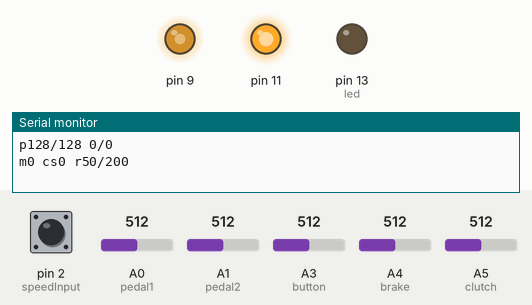
The sketch below on a simulated Arduino Uno, built with avr-gcc and run on an emulated ATmega328P. Shown: output pins drawn as LEDs (lit = HIGH), the last lines printed to the serial monitor. Inputs (shaded band) come from the test bench; at power-on: A0 (pedal1) = 512, A3 (button) = 512, pin 2 (speedInput) HIGH, A1 (pedal2) = 512, A4 (brake) = 512, A5 (clutch) = 512.

Above: at 1.2 s.
1.3 s: A0 (pedal1) set to 716
At 2.5 s:
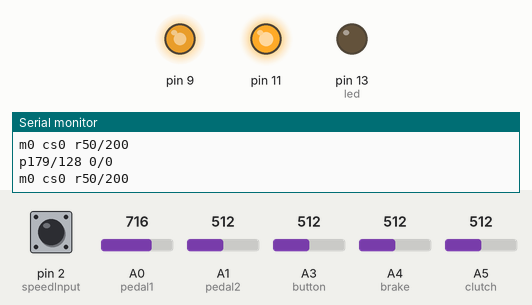
2.8 s: A3 (button) set to 105
5.0 s: A3 (button) set to 88
At 7.2 s:
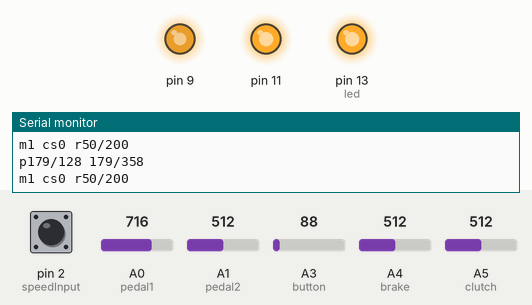
7.5 s: A0 (pedal1) set to 306
At 7.9 s:
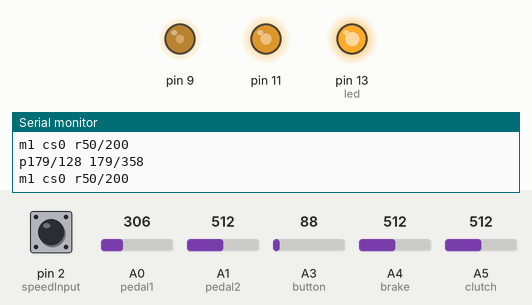
10.5 s: pin 2 (speedInput) pulled LOW for 0.15 s
13.6 s: A0 (pedal1) set to 190
At 14.4 s:
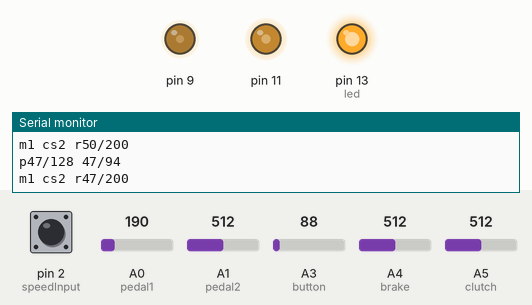
Timing chart, 0 to 16.6 s (numbered marks = the images above; inputs shaded):
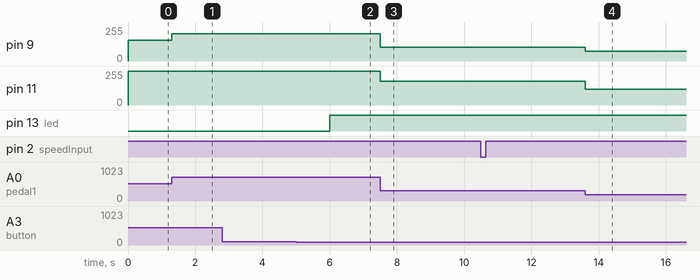

The sketch:

nolcd.ino
```cpp
 #include <PID_v1.h>

#define speedInput 2

#define led 13

#define PWM1 9
#define PWM2 11

#define pedal1 A0
#define pedal2 A1
#define button A3
#define brake A4
#define clutch A5

#define correction1 26
#define correction2 25

//sensors values
int pedal1Val;
int pedal1MinVal = 50;
int pedal1MaxVal = 200;
int pedal2Val;
int cruise1Val;
int cruise2Val;

int deviceButtonVal;
byte clutchVal;
byte brakeVal;

//speeds
unsigned long keepSpeed = 0;
unsigned long lastStoredSpeed = 0;

volatile unsigned long currentSpeed = 0;
volatile unsigned long prevMicroTime = 0;

double Setpoint, Input, Output;

byte mode; //0 - bypass, 1 - cruise

//buttons reading vars
int prevReadMode = 0;
unsigned long prevReadModeTime;

//manual speed measuring
volatile int prevSpeedState = 0;
volatile unsigned long manuallyReadSpeed;

int timeslice = 500;
double Ku = 25; //
double Tu = 900; //1.5

//before soldering: 45 750 - fast and fluctuating,
//55 600 - fast and very agressive
//35 900 - smoother then above
// 500 / 25 / 900 works perfectly

int speedReadPeriod = 500;
volatile unsigned long prevReadTime = 0;
volatile unsigned long curReadTime = 0;
volatile unsigned long speedImps = 0;

volatile float pedal21coefficient = 250/125;

//Ziegler-Nichols method modified
PID myPID(
  &Input,
  &Output,
  &Setpoint,                                       //   1.3 1.3      4.5 20    45 200   90 400         45 600
  0.25 * Ku,               //proportional               0.325        1.125     smooth   slow           best
  0.001 * Tu         ,      //integral 0.001 .. 0.01    0.0013       0.02               fluctuations   so far
  0, 125 * Tu,            //differential                0.1625       2.5                               increase tu mb
  DIRECT
);
/*
// http://www.mstarlabs.com/control/znrule.html
// try diff pi / pd = 1 / 100 and pp = 1/5pd

worked acceptable with:
  0.6 * Ku,               //proportional             0.78
  0.6 * Ku * 3 / Tu,      //integral 0.6 * * 2 /    1.17
  Ku * Tu / 70,           //differential    0.037

double Tu = 2; //1.5
double Ku = 1.3; // 1
overshot means reduce proportional and reduce integral. laziness means increase both. dif should be 2.5 prop.
*/

void setup() {
  pinMode(A0, INPUT);
  pinMode(A1, INPUT);
  pinMode(A4, INPUT);
  pinMode(A5, INPUT);
  pinMode(A2, INPUT);
  pinMode(A3, INPUT);

  // PWM setup https://alexgyver.ru/lessons/pwm-overclock/

  // pins D9 and D10 - 62.5 kHz
  // TCCR1A = 0b00000001;  // 8bit
  // TCCR1B = 0b00001001;  // x1 fast pwm

  // pins D3 and D11 - 62.5 kHz
  // TCCR2B = 0b00000001;  // x1
  // TCCR2A = 0b00000011;  // fast pwm

  // pins D9 and D10 - 31.4 kHz
  TCCR1A = 0b00000001;  // 8bit
  TCCR1B = 0b00000001;  // x1 phase correct

  // pins D3 and D11 - 31.4 kHz
  TCCR2B = 0b00000001;  // x1
  TCCR2A = 0b00000001;  // phase correct

  pedalWrite(PWM1, 36); //36
  pedalWrite(PWM2, 18); //18

  mode = 0;
  //pedalRead();
  //pwmWrite();
  pinMode(speedInput, INPUT_PULLUP); //INPUT or INPUT_PULLUP
  pinMode(led, OUTPUT);
  digitalWrite(led, HIGH);
  //attachInterrupt(digitalPinToInterrupt(speedInput), measureSpeed, FALLING);
  myPID.SetSampleTime(timeslice);

  Serial.begin(230400);
}

void measureSpeed() {
  currentSpeed = micros() - prevMicroTime;
  prevMicroTime = micros();
}

unsigned long debugPrevTime = 0;
void debugOut() {
  if (micros() - debugPrevTime < 1000000) {
    return ;
  }
  debugPrevTime = micros();
  Serial.println("p" + String(pedal1Val) + "/" + String(pedal2Val) + " " + String(cruise1Val) + "/" + String(cruise2Val) + "         ");
  Serial.println("m" + String(mode) + " cs" + String(currentSpeed) + " r" + String(pedal1MinVal) + "/" + String(pedal1MaxVal) + "         ");
}

void pedalRead() {
  pedal1Val = analogRead(pedal1) / 4;
  pedal2Val = analogRead(pedal2) / 4;
  if (pedal1Val < pedal1MinVal && pedal1Val > 3) {
    pedal1MinVal = pedal1Val;
  }
  if (pedal1Val > pedal1MaxVal) {
    pedal1MaxVal = pedal1Val;
  }
}

void pwmWrite() {
  float cruise2tmp, pedal2tmp;
  //pedal2coefficient = float(cruise1Val) * float(pedal2Val + 1) / float(pedal1Val + 1); //+1 to avoid dividing by zero
  pedal2tmp = float(pedal1Val * pedal21coefficient);
  cruise2tmp = cruise1Val * pedal21coefficient;
  switch (mode) {
    case 1:
      cruise2Val = (int) cruise2tmp;
      if (cruise1Val > pedal1Val) {  //&& cruise2Val > pedal2Val
        pedalWrite(PWM1, cruise1Val);
        pedalWrite(PWM2, cruise2Val);
      } else {
        pedalWrite(PWM1, pedal1Val);
        pedalWrite(PWM2, (int) pedal2tmp); //pedal2Val
        Output = (double) pedal1Val;
      }
      break;
    case 0:
    default:
      pedalWrite(PWM1, pedal1Val);
      pedalWrite(PWM2, (int) pedal2tmp); //pedal2Val
      break;
  }
}

void querySwitches() {
  clutchVal = analogRead(clutch) / 4;
  brakeVal = analogRead(brake) / 4;
  if (
    clutchVal > 50 ||
    brakeVal > 50
  ) {
    mode = 0;
  }
}

void manualSpeedRead() {
  int currentState;
  currentState = digitalRead(speedInput);
  if (prevSpeedState == 0 && currentState == 1) {
    curReadTime = millis();
    speedImps ++;
    if (curReadTime - prevReadTime > speedReadPeriod) {
      prevReadTime = curReadTime;
      manuallyReadSpeed = speedImps;
      speedImps = 0;
    }
  }
  prevSpeedState = currentState;
}


void cruiseButtonsRead() {
  int val;
  int currentReadMode;
  unsigned long currentReadModeTime;
  unsigned long delta;
  bool longPress;
  bool tooShort;
  val = analogRead(button);
  currentReadModeTime = millis();
  currentReadMode = 0;
  if (val < 100) {
    currentReadMode = 1;
  } else if (val < 500) {
    //you can add your buttons here
  }

  longPress = (currentReadModeTime - prevReadModeTime > 1000) ? true : false;
  tooShort = (currentReadModeTime - prevReadModeTime < 50) ? true : false;

  if ((currentReadMode == 0 && prevReadMode == 1  || currentReadMode == 1 && longPress) && !tooShort) {
    if (longPress) {
      keepSpeed = lastStoredSpeed;
      mode = 1;
      cruise1Val = pedal1Val;
      Output = (double) pedal1Val;
    } else {
      if (mode > 0) {
        mode = 0;
      } else {
        lastStoredSpeed = currentSpeed;
        keepSpeed = lastStoredSpeed;
        mode  = 1;
        cruise1Val = pedal1Val;
        Output = (double) pedal1Val;
      }
    }
  }

  if (currentReadMode != prevReadMode  || currentReadMode == 0) {
    prevReadModeTime = currentReadModeTime;
  }

  prevReadMode = currentReadMode;
  if (mode > 0) {
    myPID.SetMode(AUTOMATIC);
    digitalWrite(led, HIGH);
  } else {
    myPID.SetMode(MANUAL);
    digitalWrite(led, LOW);
  }
} //ENDOF CruiseButtonsRead

void pedalWrite(byte output, int val) {
  byte correction;
  switch (output) {
    case PWM1:
      correction = correction1;
      break;
    case PWM2:
      correction = correction2;
      break;
  }
  //if (val < 3) correction = 0;  //ecu not yet powered up? no corrections. output zero volts.

  if (val + correction > 255) {
    analogWrite(output, 255);
  } else {
    analogWrite(output, val + correction);
  }
}


void loop() {
  //myPID.SetOutputLimits( (pedal1MinVal, pedal1MaxVal);
  myPID.SetOutputLimits( (pedal1MinVal - correction1) > 0 ? pedal1MinVal - correction1 : 1, pedal1MaxVal - correction1);
  manualSpeedRead();
  currentSpeed = manuallyReadSpeed;
  querySwitches();
  pedalRead();
  cruiseButtonsRead();
  Input = (float) currentSpeed;
  Setpoint = (float) keepSpeed;
  myPID.Compute();
  cruise1Val = (int) Output;
  pwmWrite();
  debugOut();
}
```

Measured:
- the behaviour switches between 100 and 99 on A3 (button) (found by bisection; images 1 and 2)
- after the input at 1.3 s, pin 9: 154/255 → 205/255 at once
- after the input at 5.0 s, pin 13 (led): LOW → HIGH after 1.0 s
- after the input at 7.5 s, pin 9: 205/255 → 102/255 at once; pin 11: 255/255 → 177/255 at once
- after the input at 13.6 s, pin 9: 102/255 → 73/255 at once; pin 11: 177/255 → 119/255 at once
